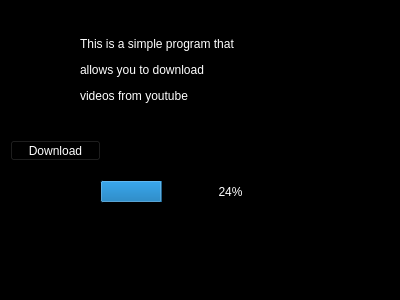
<?xml version="1.0" encoding="UTF-8"?>
<ui version="4.0">
 <class>Form</class>
 <widget class="QWidget" name="Form">
  <property name="windowModality">
   <enum>Qt::ApplicationModal</enum>
  </property>
  <property name="geometry">
   <rect>
    <x>0</x>
    <y>0</y>
    <width>400</width>
    <height>300</height>
   </rect>
  </property>
  <property name="windowTitle">
   <string>MyFIrstWidget</string>
  </property>
  <property name="windowOpacity">
   <double>0.800000000000000</double>
  </property>
  <property name="autoFillBackground">
   <bool>false</bool>
  </property>
  <property name="styleSheet">
   <string notr="true">color: rgb(255, 255, 255);
background-color: rgb(0, 0, 0);</string>
  </property>
  <property name="inputMethodHints">
   <set>Qt::ImhNone</set>
  </property>
  <widget class="QProgressBar" name="progressBar">
   <property name="geometry">
    <rect>
     <x>100</x>
     <y>180</y>
     <width>261</width>
     <height>23</height>
    </rect>
   </property>
   <property name="value">
    <number>24</number>
   </property>
  </widget>
  <widget class="QLabel" name="label">
   <property name="geometry">
    <rect>
     <x>80</x>
     <y>20</y>
     <width>231</width>
     <height>101</height>
    </rect>
   </property>
   <property name="styleSheet">
    <string notr="true">font: 75 oblique 11pt &quot;Waree&quot;;</string>
   </property>
   <property name="text">
    <string>&lt;html&gt;&lt;head/&gt;&lt;body&gt;&lt;p&gt;This is a simple program that&lt;/p&gt;&lt;p&gt;allows you to download &lt;/p&gt;&lt;p&gt;videos from youtube&lt;/p&gt;&lt;/body&gt;&lt;/html&gt;</string>
   </property>
  </widget>
  <widget class="QLineEdit" name="lineEdit">
   <property name="geometry">
    <rect>
     <x>110</x>
     <y>140</y>
     <width>261</width>
     <height>25</height>
    </rect>
   </property>
  </widget>
  <widget class="QPushButton" name="pushButton">
   <property name="geometry">
    <rect>
     <x>10</x>
     <y>140</y>
     <width>91</width>
     <height>21</height>
    </rect>
   </property>
   <property name="acceptDrops">
    <bool>false</bool>
   </property>
   <property name="inputMethodHints">
    <set>Qt::ImhNone</set>
   </property>
   <property name="text">
    <string>Download</string>
   </property>
   <property name="autoRepeat">
    <bool>false</bool>
   </property>
   <property name="autoDefault">
    <bool>true</bool>
   </property>
   <property name="default">
    <bool>false</bool>
   </property>
  </widget>
 </widget>
 <resources/>
 <connections>
  <connection>
   <sender>pushButton</sender>
   <signal>clicked()</signal>
   <receiver>lineEdit</receiver>
   <slot>selectAll()</slot>
   <hints>
    <hint type="sourcelabel">
     <x>90</x>
     <y>147</y>
    </hint>
    <hint type="destinationlabel">
     <x>127</x>
     <y>151</y>
    </hint>
   </hints>
  </connection>
  <connection>
   <sender>pushButton</sender>
   <signal>clicked()</signal>
   <receiver>lineEdit</receiver>
   <slot>copy()</slot>
   <hints>
    <hint type="sourcelabel">
     <x>73</x>
     <y>151</y>
    </hint>
    <hint type="destinationlabel">
     <x>135</x>
     <y>158</y>
    </hint>
   </hints>
  </connection>
  <connection>
   <sender>pushButton</sender>
   <signal>clicked()</signal>
   <receiver>lineEdit</receiver>
   <slot>paste()</slot>
   <hints>
    <hint type="sourcelabel">
     <x>78</x>
     <y>151</y>
    </hint>
    <hint type="destinationlabel">
     <x>111</x>
     <y>148</y>
    </hint>
   </hints>
  </connection>
 </connections>
</ui>
